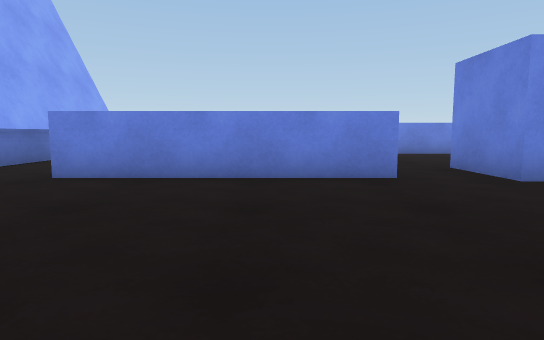
View 1 (above)

20 first-person views from a walk through a scene from a Unity 3-D project. The camera is 0.68 m above the floor, tilts 6° down and sees 75° across. The floor is counted in squares, 1 m on a side. Each view is taken from the middle of a square. On the plan, view 1 faces up. The plan holds only what a view shows up to about 10 squares ahead; the rest is blank. The place goes on beyond the plan. The player character is not drawn.

View 2
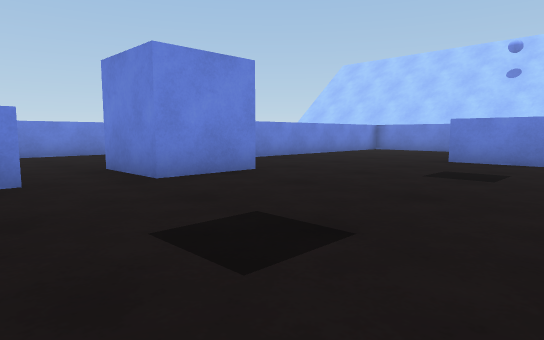

View 3
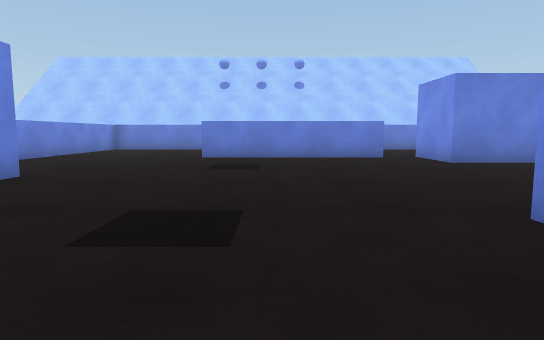

View 4
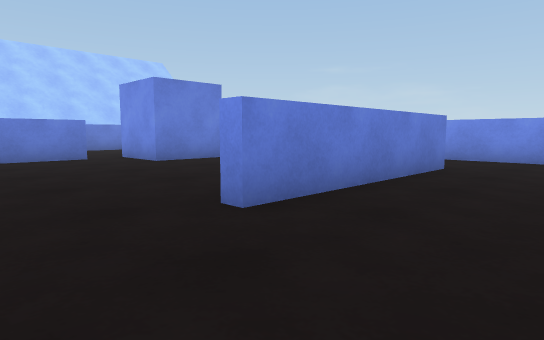

View 5
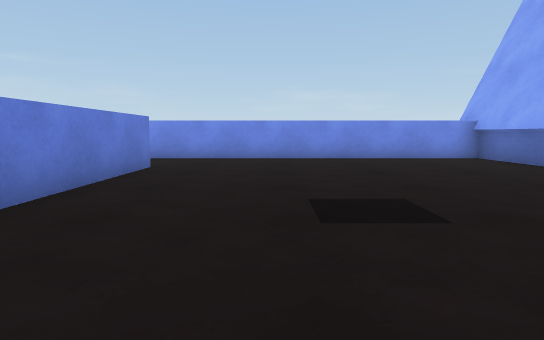

View 6
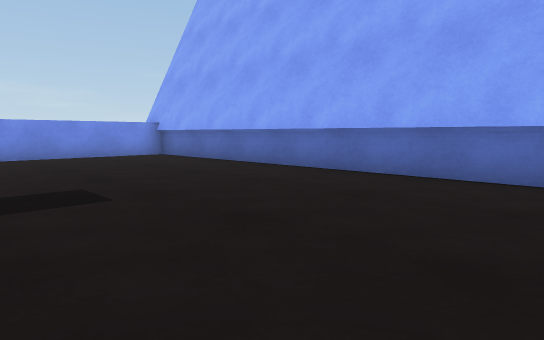

View 7
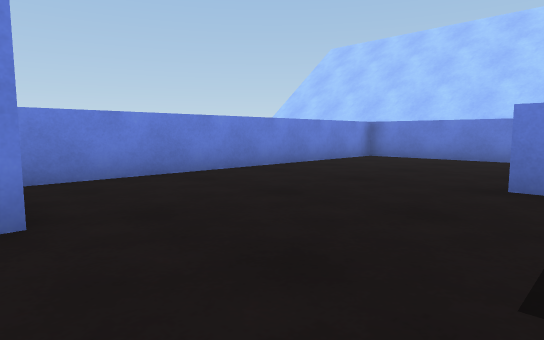

View 8
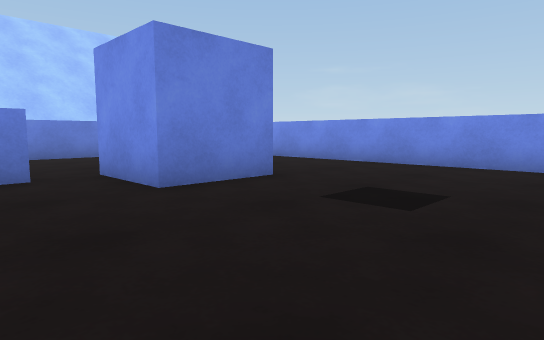

View 9
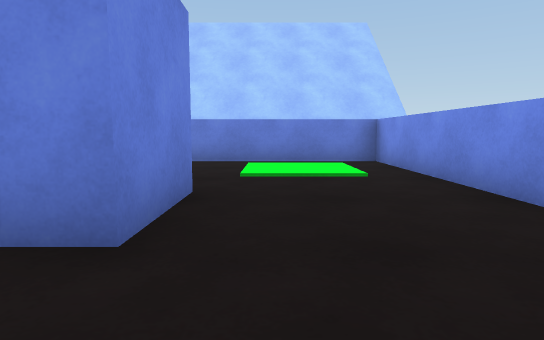

View 10
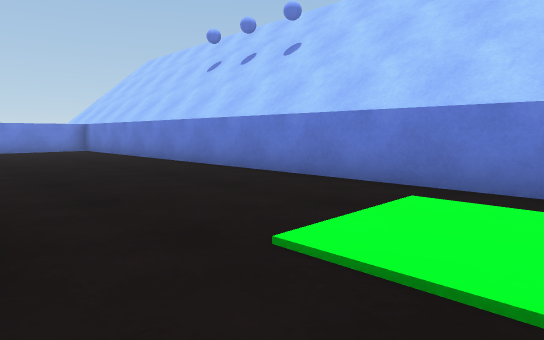

View 11
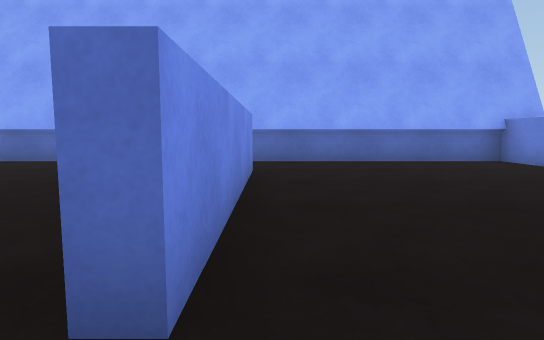

View 12
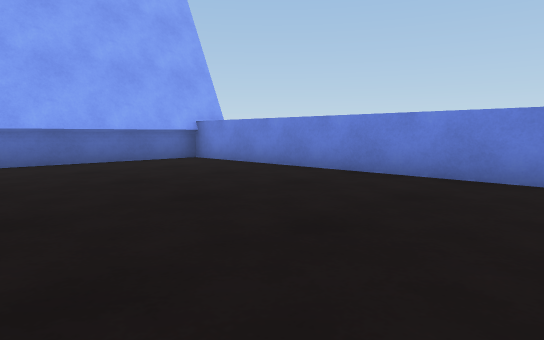

View 13
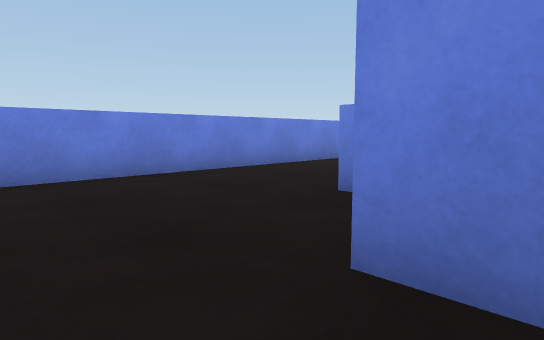

View 14
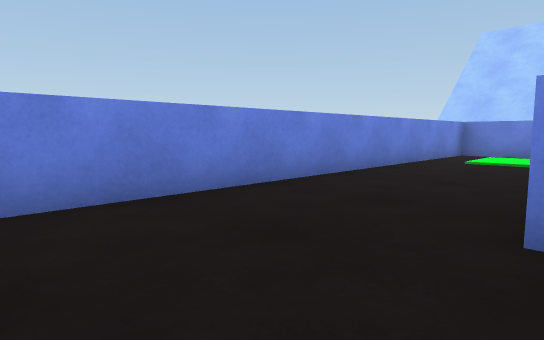

View 15
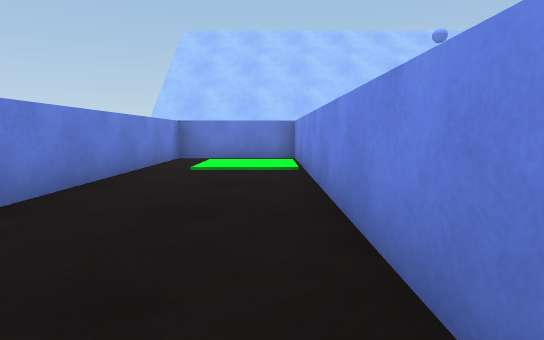

View 16
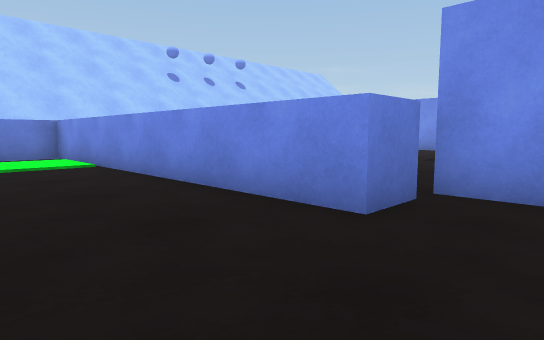

View 17
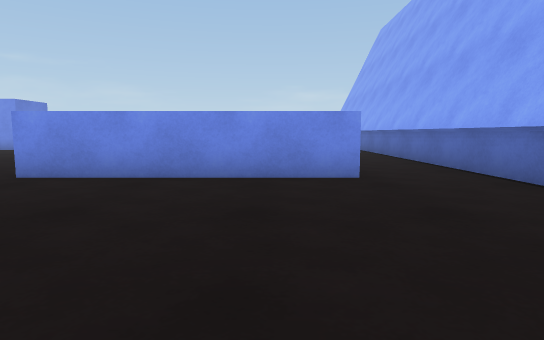

View 18
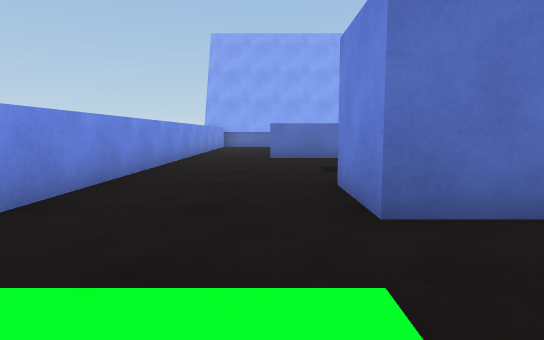

View 19
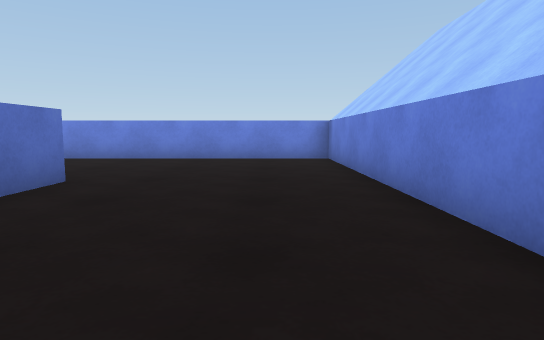

View 20
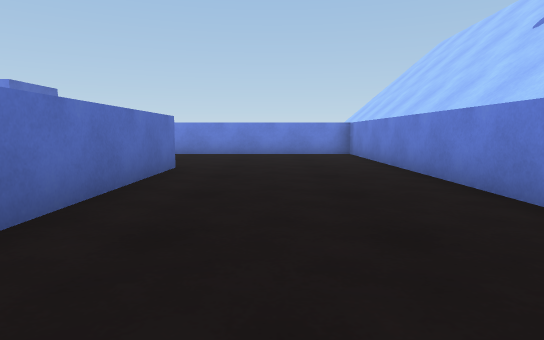

### Floor plan
Points are (right, up) in squares from view 1. A wall is a line through its corners. A room is listed if a view was taken in it or the views show most of it. See-through windows are left out.
Room 1 (views 1, 2, 3, 4, 5, 6, 7, 8, 9, 10, 11, 12, 13, 14, 15, 16, 17, 18, 19, 20)
walls: (10.1, 3) (10.1, -1.6); (5.5, 7.4) (5.5, 8.4) (14.5, 8.4) (14.5, 11.5) (-5.5, 11.5) (-5.5, -8.5) (14.5, -8.5) (14.5, 7.4) (5.9, 7.4); (9.8, -2.1) (9.8, 3); (2.4, -6.1) (2.4, -1.1) (2.9, -1.1); (-3.4, 5.7) (1.9, 5.7) (1.9, 5.3) (-3.4, 5.3)
ways out: gap at (10, -2)
objects: blue cube (4, 5) to (5, 7); blue cube (8, -5) to (10, -3)

Positions as (right, up) in squares from view 1, and headings:
1: (0, 0), facing up
2: (1, 0), facing up-right
3: (0, 1), facing right
4: (0, 1), facing down-right
5: (0, 1), facing down
6: (0, 2), facing down-left
7: (5, 2), facing up-right
8: (4, -1), facing down-right
9: (6, -6), facing right
10: (10, -7), facing up-right
11: (3, 6), facing left
12: (3, 6), facing up-left
13: (2, 6), facing up-right
14: (3, 8), facing up-right
15: (5, 9), facing right
16: (4, 11), facing down-right
17: (-2, 11), facing down
18: (13, -6), facing left
19: (13, -2), facing up
20: (12, -4), facing up
